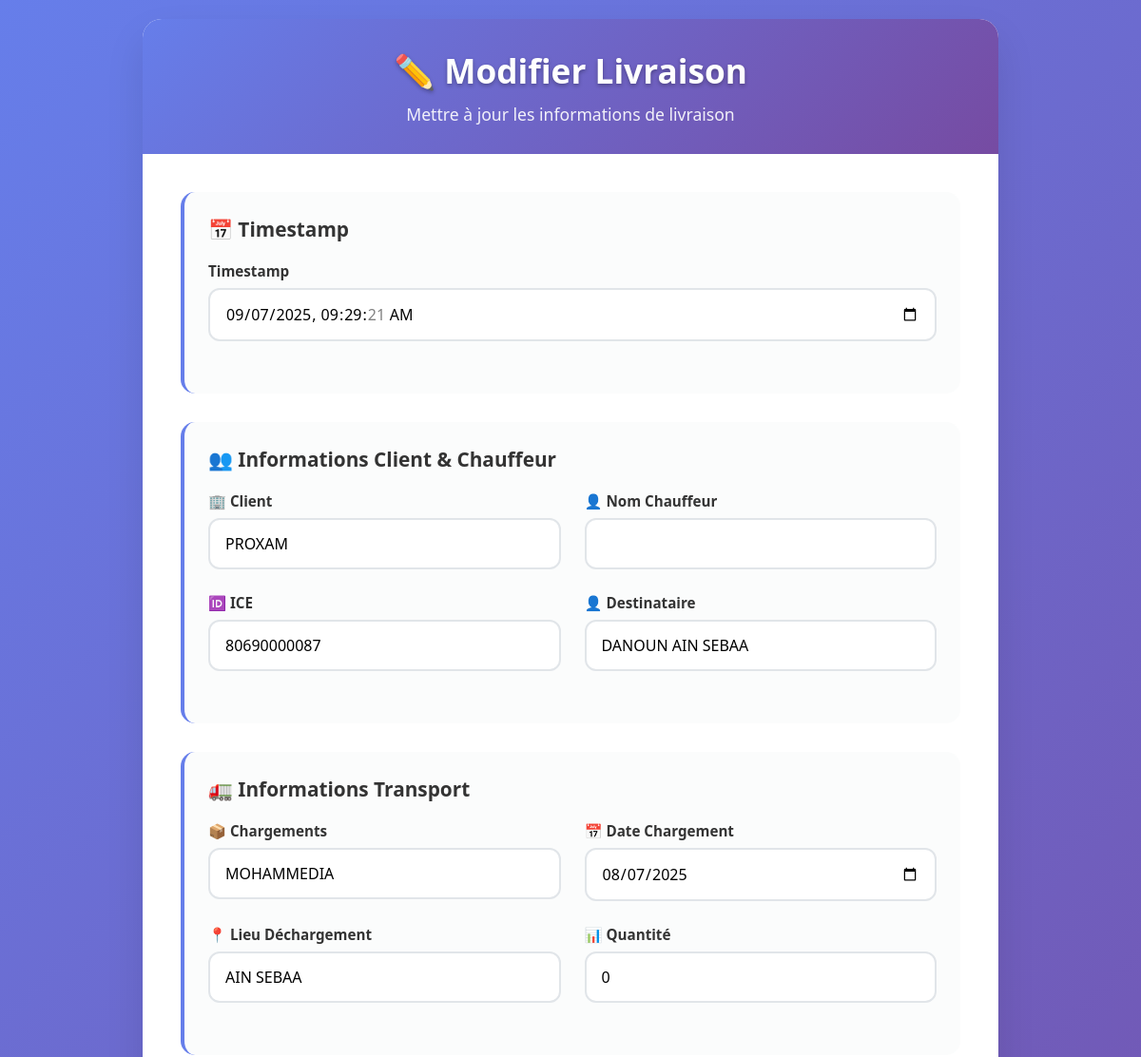
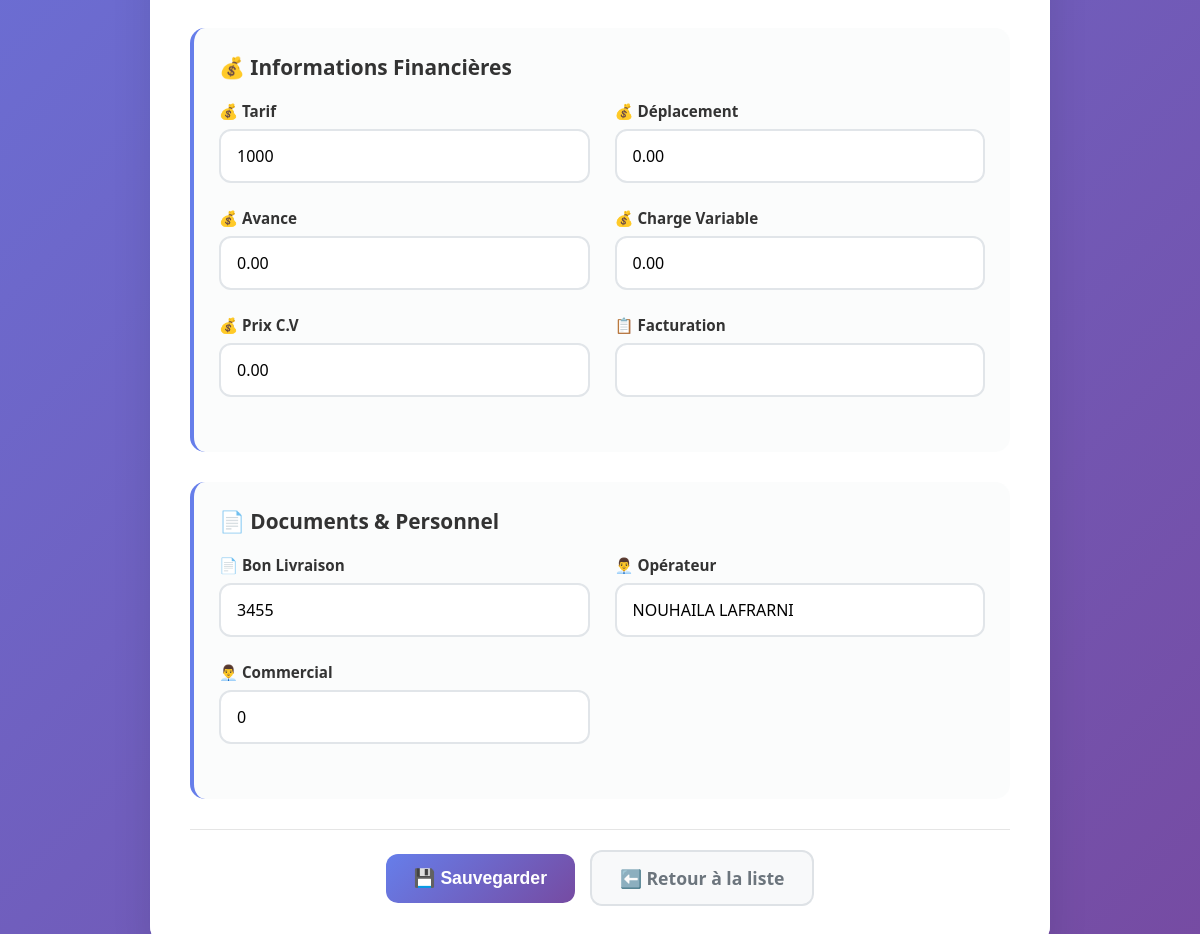
The page /edit/1080/ on the database its author committed (2 pictures, top to bottom).
### importer/models.py (models this page shows, shortened)
class Livraison(models.Model):
    timestamp = models.DateTimeField(unique=True)
    nom_chauffeur = models.CharField(max_length=255,null=True, blank=True)
    client = models.CharField(max_length=255,null=True, blank=True)
    chargements = models.CharField(max_length=255,null=True, blank=True)
    date_chargement = models.DateField(null=True, blank=True)
    dechargement = models.CharField(max_length=255,null=True, blank=True)
    bon_livraison = models.CharField(max_length=255,null=True, blank=True)
    tarif = models.CharField(max_length=255,null=True, blank=True)
    deplacement = models.DecimalField(max_digits=10, decimal_places=2,null=True, blank=True)
    avance = models.DecimalField(max_digits=10, decimal_places=2,null=True, blank=True)
    charge_variable = models.DecimalField(max_digits=10, decimal_places=2,null=True, blank=True)
    prix_cv = models.DecimalField(max_digits=10, decimal_places=2,null=True, blank=True)
    operateur = models.CharField(max_length=255,null=True, blank=True)
    commercial = models.CharField(max_length=255,null=True, blank=True)
    ice = models.CharField(max_length=255,null=True, blank=True)
    qte = models.PositiveIntegerField(null=True, blank=True)
    nom_destinataire = models.CharField(max_length=255,null=True, blank=True)
    facturation = models.CharField(max_length=100,null=True, blank=True)

### importer/views.py (the view)
# urls.py: path('edit/<int:pk>/', edit_livraison, name='edit_livraison'),
def edit_livraison(request, pk):
    livraison = get_object_or_404(Livraison, pk=pk)
    if request.method == 'POST':
        form = LivraisonForm(request.POST, instance=livraison)
        if form.is_valid():
            form.save()
            return redirect('livraison_list')
    else:
        form = LivraisonForm(instance=livraison)
    return render(request, 'edit_livraison.html', {'form': form})

### importer/templates/edit_livraison.html (shortened to what this page needs)
<!DOCTYPE html>
<html lang="fr">
<head>
</head>
<body>
    <div class="container">
        <div class="header">
            <h2>✏️ Modifier Livraison</h2>
            <p>Mettre à jour les informations de livraison</p>
        </div>
        <div class="form-container">
            <form method="post">
                {% if form.timestamp %}
                <div class="form-section">
                    <h3>📅 Timestamp</h3>
                    <div class="form-grid">
                        <div class="form-group">
                            <label for="{{ form.timestamp.id_for_label }}">Timestamp</label>
                            {{ form.timestamp }}
                        </div>
                    </div>
                </div>
                {% endif %}
                <div class="form-section">
                    <h3>👥 Informations Client & Chauffeur</h3>
                    <div class="form-grid">
                        <div class="form-group">
                            <label for="{{ form.client.id_for_label }}">🏢 Client</label>
                            {{ form.client }}
                        </div>
                        <div class="form-group">
                            <label for="{{ form.nom_chauffeur.id_for_label }}">👤 Nom Chauffeur</label>
                            {{ form.nom_chauffeur }}
                        </div>
                        <div class="form-group">
                            <label for="{{ form.ice.id_for_label }}">🆔 ICE</label>
                            {{ form.ice }}
                        </div>
                        <div class="form-group">
                            <label for="{{ form.nom_destinataire.id_for_label }}">👤 Destinataire</label>
                            {{ form.nom_destinataire }}
                        </div>
                    </div>
                </div>
                <div class="form-section">
                    <h3>🚛 Informations Transport</h3>
                    <div class="form-grid">
                        <div class="form-group">
                            <label for="{{ form.chargements.id_for_label }}">📦 Chargements</label>
                            {{ form.chargements }}
                        </div>
                        <div class="form-group">
                            <label for="{{ form.date_chargement.id_for_label }}">📅 Date Chargement</label>
                            {{ form.date_chargement }}
                        </div>
                        <div class="form-group">
                            <label for="{{ form.dechargement.id_for_label }}">📍 Lieu Déchargement</label>
                            {{ form.dechargement }}
                        </div>
                        <div class="form-group">
                            <label for="{{ form.qte.id_for_label }}">📊 Quantité</label>
                            {{ form.qte }}
                        </div>
                    </div>
                </div>
                <div class="form-section">
                    <h3>💰 Informations Financières</h3>
                    <div class="form-grid">
                        <div class="form-group">
                            <label for="{{ form.tarif.id_for_label }}">💰 Tarif</label>
                            {{ form.tarif }}
                        </div>
                        <div class="form-group">
                            <label for="{{ form.deplacement.id_for_label }}">💰 Déplacement</label>
                            {{ form.deplacement }}
                        </div>
                        <div class="form-group">
                            <label for="{{ form.avance.id_for_label }}">💰 Avance</label>
                            {{ form.avance }}
                        </div>
                        <div class="form-group">
                            <label for="{{ form.charge_variable.id_for_label }}">💰 Charge Variable</label>
                            {{ form.charge_variable }}
                        </div>
                        <div class="form-group">
                            <label for="{{ form.prix_cv.id_for_label }}">💰 Prix C.V</label>
                            {{ form.prix_cv }}
                        </div>
                        <div class="form-group">
                            <label for="{{ form.facturation.id_for_label }}">📋 Facturation</label>
                            {{ form.facturation }}
                        </div>
                    </div>
                </div>
                <div class="form-section">
                    <h3>📄 Documents & Personnel</h3>
                    <div class="form-grid">
                        <div class="form-group">
                            <label for="{{ form.bon_livraison.id_for_label }}">📄 Bon Livraison</label>
                            {{ form.bon_livraison }}
                        </div>
                        <div class="form-group">
                            <label for="{{ form.operateur.id_for_label }}">👨‍💼 Opérateur</label>
                            {{ form.operateur }}
                        </div>
                        <div class="form-group">
                            <label for="{{ form.commercial.id_for_label }}">👨‍💼 Commercial</label>
                            {{ form.commercial }}
                        </div>
                    </div>
                </div>
                <div class="button-container">
                    <button type="submit" class="btn btn-primary">
                        💾 Sauvegarder
                    </button>
                    <a href="{% url 'livraison_list' %}" class="btn btn-secondary">
                        ⬅️ Retour à la liste
                    </a>
                </div>
            </form>
        </div>
    </div>
</body>
</html>

### importer/templates/edit_livraison.html (style rules this page uses)
* { margin: 0; padding: 0; box-sizing: border-box; }
body { font-family: 'Segoe UI', Tahoma, Geneva, Verdana, sans-serif; background: linear-gradient(135deg, #667eea 0%, #764ba2 100%); min-height: 100vh; padding: 20px; }
.container { max-width: 900px; margin: 0 auto; background: rgba(255, 255, 255, 0.95); backdrop-filter: blur(10px); border-radius: 20px; box-shadow: 0 20px 40px rgba(0, 0, 0, 0.1); overflow: hidden; }
.header { background: linear-gradient(135deg, #667eea 0%, #764ba2 100%); color: white; padding: 30px 40px; text-align: center; }
.header h2 { font-size: 2.2rem; font-weight: 700; margin-bottom: 10px; text-shadow: 0 2px 4px rgba(0, 0, 0, 0.3); }
.header p { opacity: 0.9; font-size: 1.1rem; }
.form-container { padding: 40px; background: white; }
.form-grid { display: grid; grid-template-columns: repeat(auto-fit, minmax(300px, 1fr)); gap: 25px; margin-bottom: 30px; }
.form-group { display: flex; flex-direction: column; }
.form-group label { font-weight: 600; color: #333; margin-bottom: 8px; font-size: 0.95rem; }
.form-group input, .form-group select, .form-group textarea { padding: 14px 16px; border: 2px solid #e1e5e9; border-radius: 12px; font-size: 1rem; transition: all 0.3s ease; background: white; font-family: inherit; width: 100%; }
.form-section { background: rgba(248, 249, 250, 0.5); padding: 25px; border-radius: 15px; margin-bottom: 30px; border-left: 4px solid #667eea; }
.form-section h3 { color: #333; margin-bottom: 20px; font-size: 1.3rem; }
.button-container { display: flex; gap: 15px; justify-content: center; align-items: center; padding-top: 20px; border-top: 1px solid rgba(0, 0, 0, 0.1); }
.btn { padding: 14px 28px; border: none; border-radius: 12px; font-size: 1.1rem; font-weight: 600; cursor: pointer; transition: all 0.3s ease; text-decoration: none; display: inline-flex; align-items: center; gap: 8px; min-width: 150px; justify-content: center; }
.btn-primary { background: linear-gradient(135deg, #667eea 0%, #764ba2 100%); color: white; }
.btn-secondary { background: #f8f9fa; color: #6c757d; border: 2px solid #dee2e6; }
.form-control { padding: 14px 16px !important; border: 2px solid #e1e5e9 !important; border-radius: 12px !important; font-size: 1rem !important; background: white !important; width: 100% !important; }

### rows shown on the page
Livraison: timestamp "09/07/2025 09:29:21", client "PROXAM", ice "80690000087", nom_destinataire "DANOUN AIN SEBAA", chargements "MOHAMMEDIA", date_chargement "08/07/2025", dechargement "AIN SEBAA", qte "0", tarif "1000", deplacement "0.00", avance "0.00", charge_variable "0.00", prix_cv "0.00", bon_livraison "3455", operateur "NOUHAILA LAFRARNI", commercial "0"
